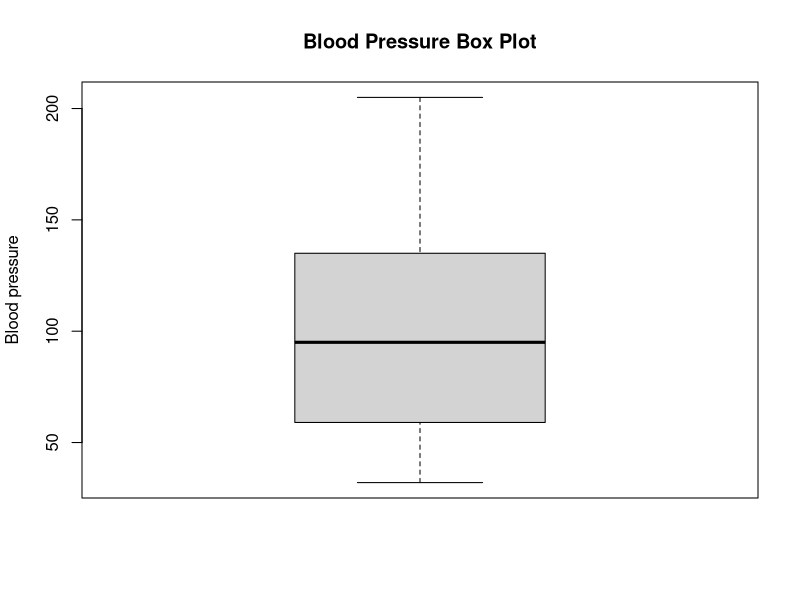
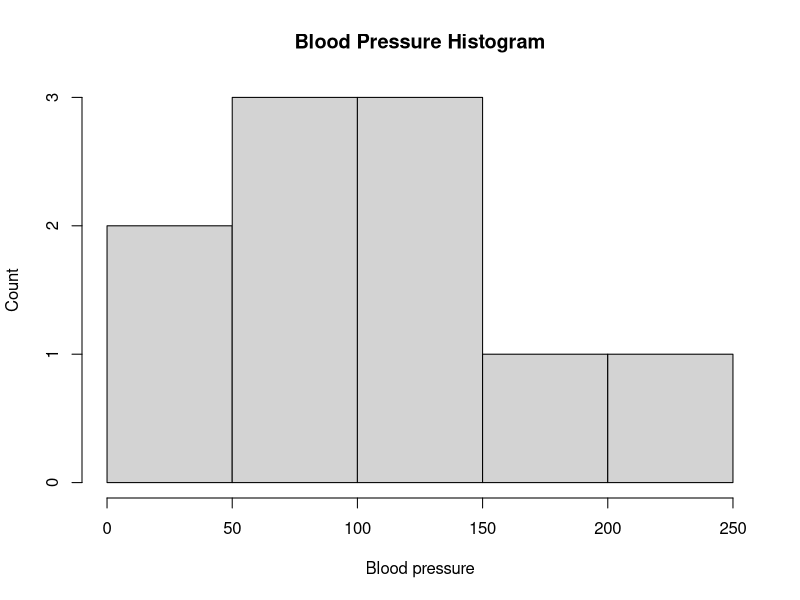
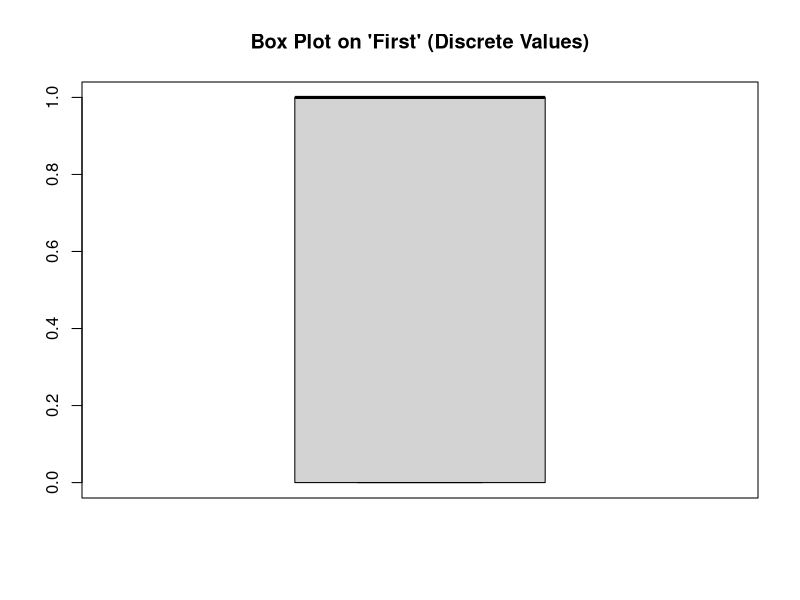
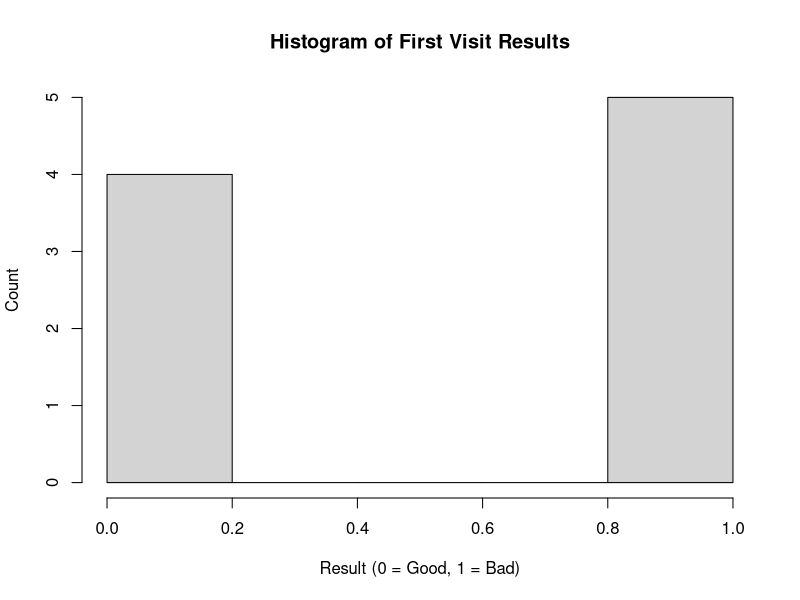
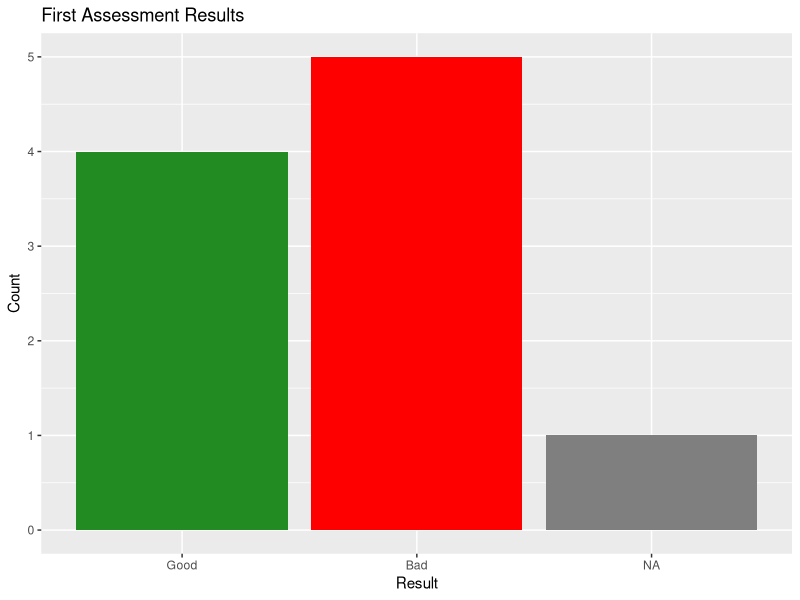
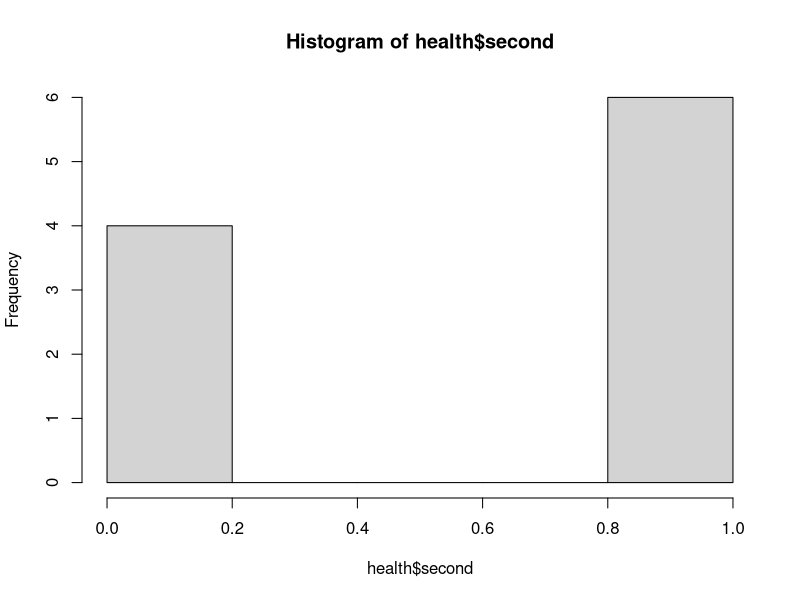
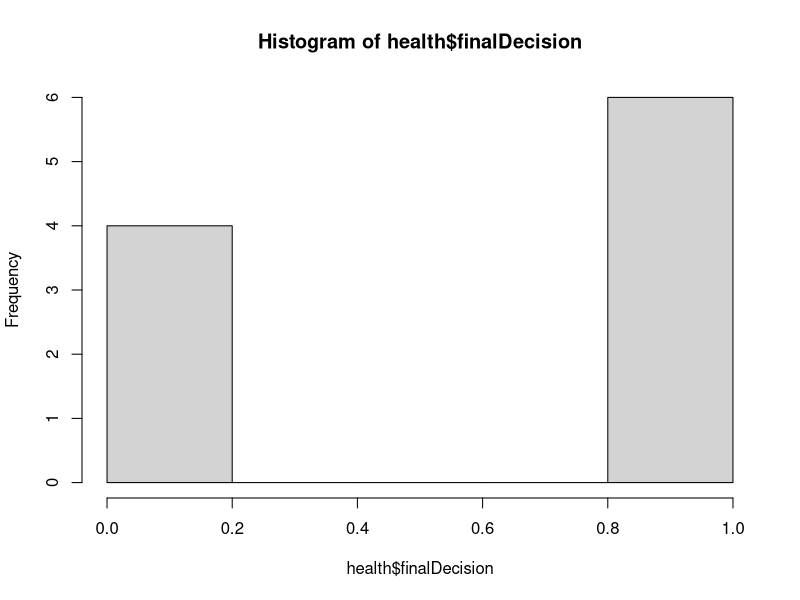

Write R code to recreate these figures, in order.
# Create Vectors "freq","bloodp","first”, "second”, ”finalDecision”
freq <- c(0.6,0.3,0.4,0.4,0.2,0.6,0.3,0.4,0.9,0.2)
bloodp <- c(103,87,32,42,59,109,78,205,135,176)
first <- c(1,1,1,1,0,0,0,0,NA,1)
second <- c(0,0,1,1,0,0,1,1,1,1)
finalDecision <- c(0,1,0,1,0,1,0,1,1,1)

# Compile into a DF
health <- data.frame(freq,bloodp,first,second,finalDecision)

# Plot "bloodp"
boxplot(health$bloodp,
        main = "Blood Pressure Box Plot",
        ylab = "Blood pressure")
hist(health$bloodp,
     main = "Blood Pressure Histogram",
     xlab = "Blood pressure",
     ylab = "Count")

# Plot "first"
boxplot(health$first,
        main = "Box Plot on 'First' (Discrete Values)")
hist(health$first, 
     main = "Histogram of First Visit Results",
     ylab = "Count", 
     xlab = "Result (0 = Good, 1 = Bad)")
# Making a factor plot 
library(ggplot2)
health$firstfact <- factor(health$first, 
                    levels = c(0,1),
                    labels = c("Good", "Bad"))
ggplot(health, aes(x = firstfact, fill = firstfact)) + 
  geom_bar()+
  labs(
    title = "First Assessment Results",
    y = "Count", 
    x = "Result"
  )+
  scale_fill_manual(
    values = c("Good" = "forestgreen", 
               "Bad" = "red"))+
  theme(legend.position = "none")
  
# Plot "second"
# boxplot(health$second)
hist(health$second)

# Plot "finalDecision"
# boxplot(health$finalDecision)
hist(health$finalDecision)
